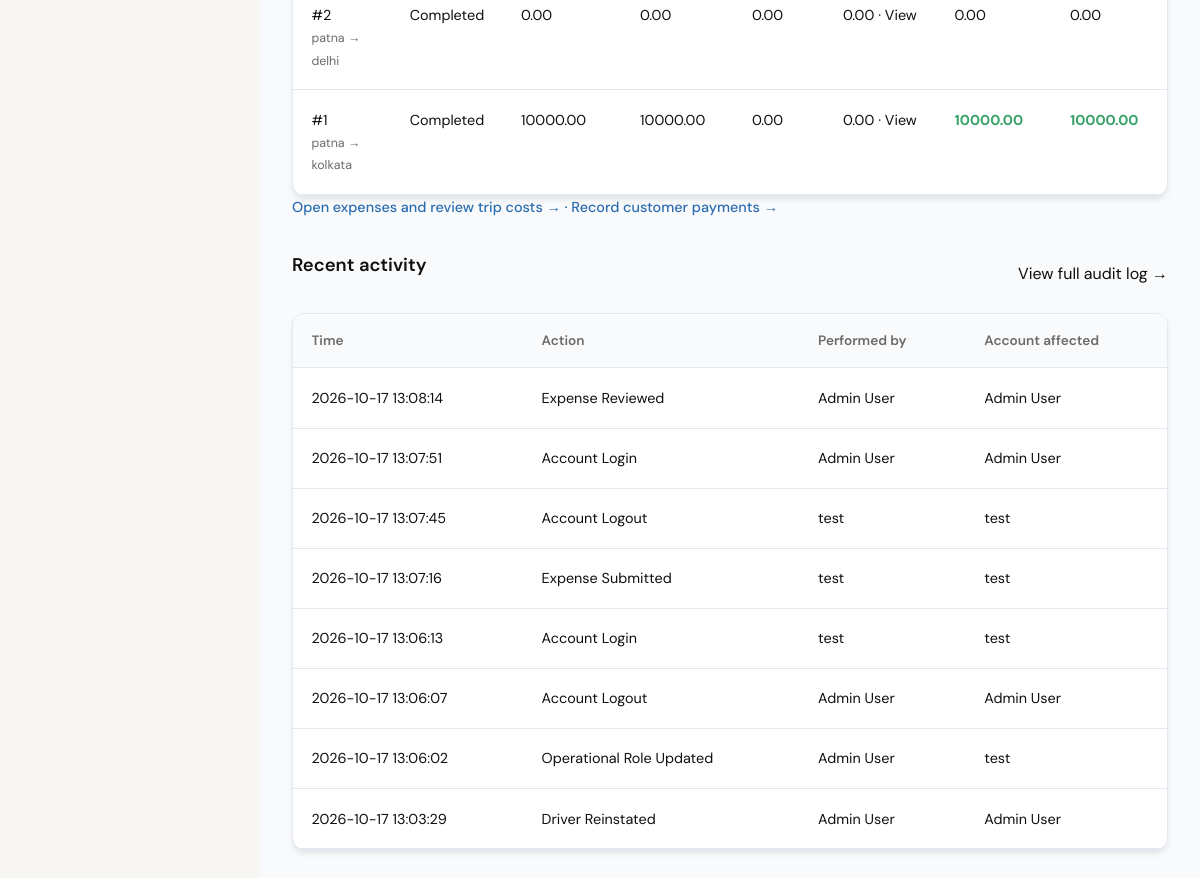
The app's page /admin/dashboard (signed in, lower part), older data.
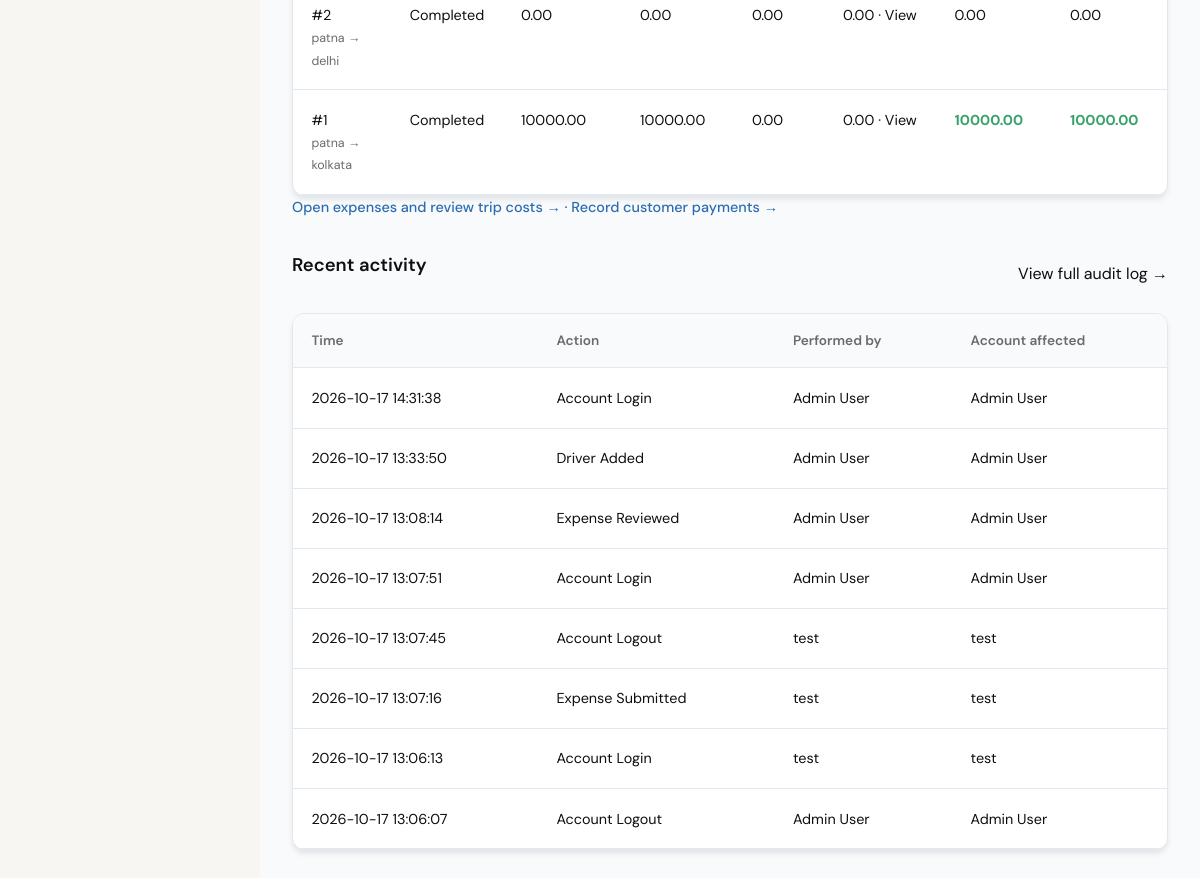
The same page, newer data.
### tables this page shows
CREATE TABLE trips (
                trip_id INTEGER PRIMARY KEY AUTOINCREMENT,
                truck_id INTEGER NOT NULL,
                driver_id INTEGER NOT NULL,
                start_date DATE NOT NULL,
                end_date DATE,
                start_odometer INTEGER,
                end_odometer INTEGER,
                route_from TEXT NOT NULL,
                route_to TEXT NOT NULL,
                status TEXT CHECK(status IN ('Scheduled', 'In Progress', 'Completed', 'Cancelled')) DEFAULT 'Scheduled', freight_amount REAL NOT NULL DEFAULT 0,
                FOREIGN KEY (truck_id) REFERENCES trucks(truck_id),
                FOREIGN KEY (driver_id) REFERENCES drivers(driver_id)
            );

CREATE TABLE user_logs (
                log_id INTEGER PRIMARY KEY AUTOINCREMENT,
                user_id INTEGER NOT NULL,
                action TEXT NOT NULL,
                timestamp DATETIME DEFAULT CURRENT_TIMESTAMP,
                details TEXT, actor_user_id INTEGER REFERENCES users(user_id),
                FOREIGN KEY (user_id) REFERENCES users(user_id)
            );

CREATE TABLE users (
                user_id INTEGER PRIMARY KEY AUTOINCREMENT,
                email TEXT NOT NULL UNIQUE,
                password TEXT NOT NULL,
                is_approved BOOLEAN DEFAULT 0,
                role TEXT CHECK(role IN ('Admin', 'User')) DEFAULT 'User',
                created_at DATETIME DEFAULT CURRENT_TIMESTAMP
            , full_name TEXT, is_rejected BOOLEAN NOT NULL DEFAULT 0, is_terminated BOOLEAN NOT NULL DEFAULT 0, terminated_at DATETIME, job_role TEXT NOT NULL DEFAULT 'User');

### app.py (the view)
@app.route("/admin")
@app.route("/admin/dashboard")
@admin_required
def admin_dashboard():
    conn = get_db()
    admin_notifications = _load_admin_notifications(conn)
    user_counts = conn.execute(
        "SELECT COUNT(*) AS total, "
        "SUM(CASE WHEN is_approved = 1 AND is_rejected = 0 AND is_terminated = 0 THEN 1 ELSE 0 END) AS approved, "
        "SUM(CASE WHEN is_approved = 0 AND is_rejected = 0 AND is_terminated = 0 THEN 1 ELSE 0 END) AS pending, "
        "SUM(CASE WHEN is_rejected = 1 AND is_terminated = 0 THEN 1 ELSE 0 END) AS rejected, "
        "SUM(CASE WHEN is_terminated = 1 THEN 1 ELSE 0 END) AS terminated "
        "FROM users"
    ).fetchone()
    fleet_counts = conn.execute(
        "SELECT COUNT(*) AS total, "
        "SUM(CASE WHEN status = 'Available' THEN 1 ELSE 0 END) AS available, "
        "SUM(CASE WHEN status = 'In Trip' THEN 1 ELSE 0 END) AS in_trip, "
        "SUM(CASE WHEN status = 'Maintenance' THEN 1 ELSE 0 END) AS maintenance "
        "FROM trucks"
    ).fetchone()
    finance_summary, trip_finances = _get_trip_financials(
        conn,
        None if session.get("email", "").lower() == SUPER_ADMIN_EMAIL.lower() else "scoped"
    )
    activity_scope = (
        "" if session.get("email", "").lower() == SUPER_ADMIN_EMAIL.lower()
        else "WHERE subject.role = 'User' "
    )
    recent_activity = conn.execute(
        "SELECT logs.action, logs.details, logs.timestamp, "
        "subject.full_name AS subject_name, subject.email AS subject_email, "
        "actor.full_name AS actor_name, actor.email AS actor_email "
        "FROM user_logs AS logs "
        "LEFT JOIN users AS subject ON subject.user_id = logs.user_id "
        "LEFT JOIN users AS actor ON actor.user_id = logs.actor_user_id "
        f"{activity_scope}"
        "ORDER BY logs.timestamp DESC, logs.log_id DESC LIMIT 8"
    ).fetchall()
    conn.close()
    return render_template(
        "admin_dashboard.html",
        user_counts=user_counts,
        fleet_counts=fleet_counts,
        finance_summary=finance_summary,
        trip_finances=trip_finances[:10],
        recent_activity=recent_activity,
        admin_notifications=admin_notifications,
        block_content='dashboard'
    )

### app.py (called while the page is built, shortened)
def _record_owner_filter(alias, owner_column="owner_user_id"):
    if session.get("email", "").lower() == SUPER_ADMIN_EMAIL.lower():
        return "1 = 1", []

@app.context_processor
def inject_admin_notification_count():
    if not (session.get("is_admin") or session.get("role") == "Admin"):
        return {"admin_notification_count": 0}
    conn = get_db()
    try:
        counts = _count_admin_notifications(conn)
    finally:
        conn.close()
    return {"admin_notification_count": sum(counts.values())}

### controller/access_controller.py (called while the page is built)
    def is_authorized(self, user_id):
        user = self.db.execute(
            "SELECT is_approved, is_rejected, is_terminated FROM users WHERE user_id = ?",
            (user_id,)
        ).fetchone()
        return (
            user
            and user['is_approved'] == 1
            and not user['is_rejected']
            and not user['is_terminated']
        )

    def is_admin(self, user_id):
        user = self.db.execute("SELECT role FROM users WHERE user_id = ?", (user_id,)).fetchone()
        return user and user['role'] == 'Admin'

### templates/admin_dashboard.html (shortened to what this page needs)
{% extends "base.html" %}
{% block content_dashboard %}
<div class="dashboard-page">
    <section class="financial-overview" aria-labelledby="admin-financial-heading">
        <div class="table-container">
            <table class="fleet-table">
                <tbody>
                    {% for trip in trip_finances %}
                    <tr>
                        <td>#{{ trip.trip_id }}<br><span class="expense-secondary">{{ trip.route_from }} → {{ trip.route_to }}</span></td>
                        <td>{{ trip.status }}</td>
                        <td>{{ '%.2f'|format(trip.freight_amount) }}</td>
                        <td>{{ '%.2f'|format(trip.amount_received) }}</td>
                        <td>
                            {% if trip.balance_due > 0 %}
                            <a href="{{ url_for('payments', due='1', trip=trip.trip_id) }}" aria-label="View outstanding balance for trip {{ trip.trip_id }}">{{ '%.2f'|format(trip.balance_due) }}</a>
                            {% else %}
                            {{ '%.2f'|format(trip.balance_due) }}
                            {% endif %}
                        </td>
                        <td><a href="{{ url_for('expenses', trip=trip.trip_id) }}#expense-history" aria-label="View all expense history for trip {{ trip.trip_id }}">{{ '%.2f'|format(trip.approved_expenses) }} · View</a></td>
                        <td class="{% if trip.profit_loss > 0 %}profit-loss-positive{% elif trip.profit_loss < 0 %}profit-loss-negative{% endif %}">{{ '%.2f'|format(trip.profit_loss) }}</td>
                        <td class="{% if trip.cash_profit_loss > 0 %}profit-loss-positive{% elif trip.cash_profit_loss < 0 %}profit-loss-negative{% endif %}">{{ '%.2f'|format(trip.cash_profit_loss) }}</td>
                    </tr>
                    {% else %}
                    <tr><td colspan="8" class="user-empty-state">No trips to include in the P/L summary.</td></tr>
                    {% endfor %}
                </tbody>
            </table>
        </div>
        <p class="admin-section-link"><a href="{{ url_for('expenses') }}">Open expenses and review trip costs →</a> · <a href="{{ url_for('trips') }}">Record customer payments →</a></p>
    </section>
    <section aria-labelledby="recent-activity-heading" style="margin-top: 2rem;">
        <div class="panel-header" style="display: flex; justify-content: space-between; align-items: center; margin-bottom: 1rem;">
            <h2 class="admin-section-title" id="recent-activity-heading">Recent activity</h2>
            <a href="{{ url_for('admin_audit') }}">View full audit log →</a>
        </div>
        {% if recent_activity %}
        <div class="table-container">
            <table class="fleet-table">
                <thead><tr><th>Time</th><th>Action</th><th>Performed by</th><th>Account affected</th></tr></thead>
                <tbody>
                    {% for event in recent_activity %}
                    <tr>
                        <td>{{ event.timestamp }}</td>
                        <td>{{ event.action }}</td>
                        <td>{{ event.actor_name or event.actor_email or ('Self-service registration' if event.action == 'Account Registered' else 'Actor not recorded') }}</td>
                        <td>{{ event.subject_name or event.subject_email or 'Account unavailable' }}</td>
                    </tr>
                    {% endfor %}
                </tbody>
            </table>
        </div>
        {% else %}
        <div class="table-container admin-empty-state">No activity has been recorded yet.</div>
        {% endif %}
    </section>
</div>
{% endblock %}

Row changes from the older to the newer data that the page shows:
no longer on this page (row unchanged): user_logs: timestamp "2026-10-17 13:06:02", action "Operational Role Updated", full_name "Admin User", full_name "test"
no longer on this page (row unchanged): user_logs: timestamp "2026-10-17 13:03:29", action "Driver Reinstated", full_name "Admin User"
added user_logs: timestamp "2026-10-17 14:31:38", action "Account Login", full_name "Admin User"
added user_logs: timestamp "2026-10-17 13:33:50", action "Driver Added", full_name "Admin User"
